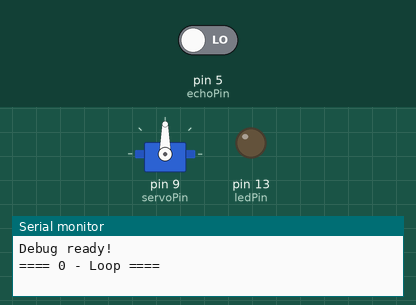
Recording of a sketch running on a simulated Arduino Uno, built with avr-gcc and run on an emulated ATmega328P. On the bench: servo, output pins drawn as LEDs (lit = HIGH), the last lines printed to the serial monitor. The test bench sets the inputs (shaded band); at power-on: pin 5 (echoPin) LOW. Pins used as bus, display or sensor lines are not drawn.

Above: at 0.1 s.
At 1.1 s:
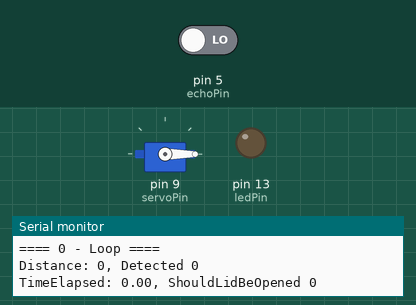
Timing chart, 0 to 2.6 s (numbered marks = the images above):
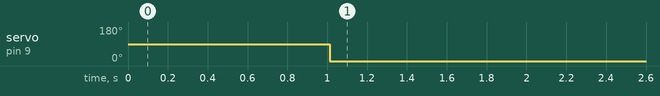

Measured:
- by itself, servo on pin 9 (servoPin): 90° → 0° at 1.0 s

The sketch:

arduino-trash-can.ino
```cpp
/*
    Arduino code for a trash can that automatically opens its lid.
    It closes the lid automatically after 5s of no object detected.

    This Arduino code controls an SG90 servo motor based on readings from an ultrasonic distance sensor.

    Board: Arduino Uno R3
    Components: Servo motor(SG90) and Ultrasonic distance Sensor(HC-SR04)
*/

#include <Servo.h>

int const debug = true;
int const delayTime = 1000;
int const delayTimeClose = 3000;
int const trigPin = 6;
int const echoPin = 5;
int const ledPin = 13;
int const servoPin = 9;

int counter = 0;
int counterOpenMoment = 0;
Servo servoMotor;

void setup() {
    pinMode(ledPin, OUTPUT);
    pinMode(trigPin, OUTPUT);
    pinMode(echoPin, INPUT);

    servoMotor.attach(servoPin);

    if (debug) {
        Serial.begin(9600);
        while (!Serial); // Wait until Serial is ready
        Serial.println("Debug ready!");
    }
}

void loop() {

    if (debug) {
        aprintf("==== %d - Loop ====\n", counter);
    }

    if (isObjectDetected()) {
        counterOpenMoment = counter;
        turnOnLed();
        servoOpenLid();
    } else {
        // cerramos la tapa si ha pasado un tiempo desde el ultumo objecto detectado
        if (!shouldBeOpen()) {
            turnOffLed();
            servoCloseLid();
        }
    }

    // wait 1000ms
    delay(delayTime);
    counter = counter + 1;
}

// Calculate the distance
float computeDistance() {
    digitalWrite(trigPin, LOW);
    delay(2);
    digitalWrite(trigPin, HIGH);
    delay(10);
    digitalWrite(trigPin, LOW);

    // Measure the pulse width of the echo pin and calculate the distance value
    return pulseIn(echoPin, HIGH) / 58.00;  // Formula: (340m/s * 1us) / 2
}

// Calcula numero de segundos entre dos momentos
float computeTimeElapse(int start, int end, int step) {
    return (end - start) * step;
}

// Determina si se ha detectado algo delante del sensor
// if distance less than d cm (<=0 is over range)
bool isObjectDetected() {
    int distance = computeDistance();
    bool objectDetected = distance <= 30 && distance > 0;
    if (debug) {
        aprintf("Distance: %d, Detected %d\n", distance, objectDetected);
    }

    return objectDetected;
}

// Determina si ha estado mas de 10s encendido sin detectar movimiento
bool shouldBeOpen() {
    float timeElapsed = computeTimeElapse(counterOpenMoment, counter, delayTime);
    bool shouldLidBeOpen = (timeElapsed < delayTimeClose)  && (timeElapsed > 0);
    if (debug) {
        aprintf("TimeElapsed: %f, ShouldLidBeOpened %d\n", timeElapsed, shouldLidBeOpen);
    }
    return shouldLidBeOpen;
}

void turnOnLed() {
    digitalWrite(ledPin, HIGH);
}

void turnOffLed() {
    digitalWrite(ledPin, LOW);
}

void servoOpenLid() {
    servoMotor.write(70);
}

void servoCloseLid() {
    servoMotor.write(0);
}

// DEBUG FUNCTION  (gist https://gist.github.com/EleotleCram/eb586037e2976a8d9884)
int aprintf(char *str, ...) {
	int i, j, count = 0;

	va_list argv;
	va_start(argv, str);
	for(i = 0, j = 0; str[i] != '\0'; i++) {
		if (str[i] == '%') {
			count++;

			Serial.write(reinterpret_cast<const uint8_t*>(str+j), i-j);

			switch (str[++i]) {
				case 'd': Serial.print(va_arg(argv, int));
					break;
				case 'l': Serial.print(va_arg(argv, long));
					break;
				case 'f': Serial.print(va_arg(argv, double));
					break;
				case 'c': Serial.print((char) va_arg(argv, int));
					break;
				case 's': Serial.print(va_arg(argv, char *));
					break;
				case '%': Serial.print("%");
					break;
				default:;
			};

			j = i+1;
		}
	};
	va_end(argv);

	if(i > j) {
		Serial.write(reinterpret_cast<const uint8_t*>(str+j), i-j);
	}

	return count;
}
```
